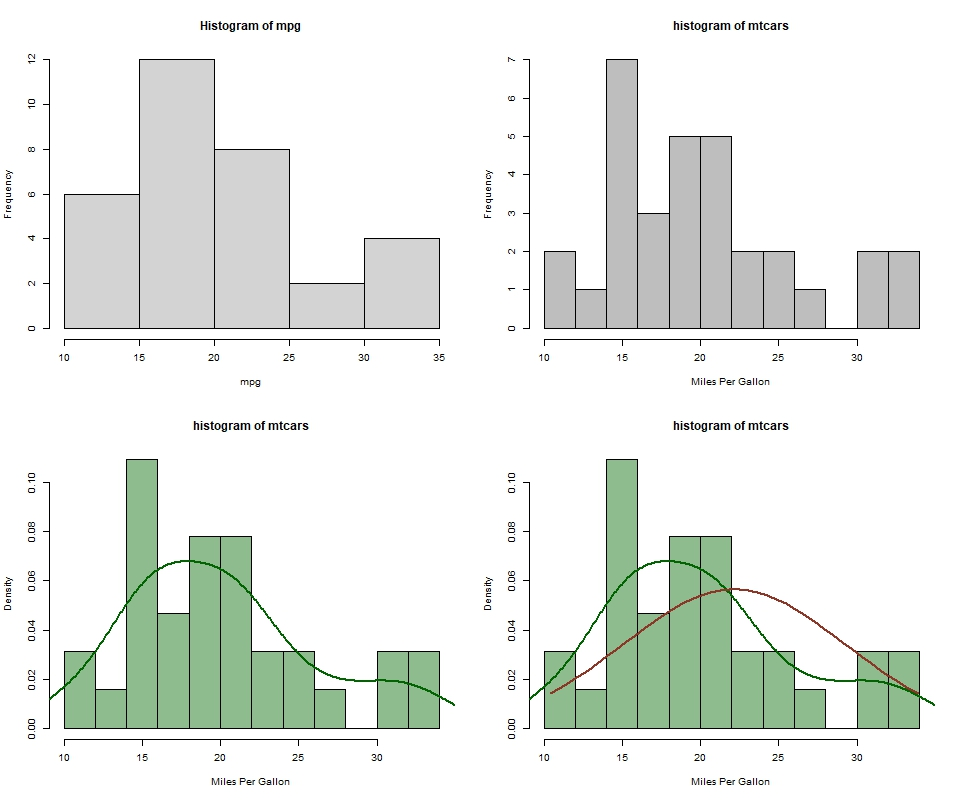

The R source for this figure:
######  hist   density   ################################################################################
mtcars
mpg=mtcars$mpg

jpeg("hist.jpeg", height=800, width=960, quality = 100)
opar=par(mfrow=c(2,2))

hist(mpg)

hist(mpg, breaks=12, col="grey", 
     xlab="Miles Per Gallon", main="histogram of mtcars")

hist(mpg, breaks=12, freq=F, col="darkseagreen", 
     xlab="Miles Per Gallon", main="histogram of mtcars")
lines(density(mpg), col="darkgreen", lwd=2)

hist(mpg, breaks=12, freq=F, col="darkseagreen", 
     xlab="Miles Per Gallon", main="histogram of mtcars")
lines(density(mpg), col="darkgreen", lwd=2)
xfit=seq(min(mpg), max(mpg), length=40)
yfit=dnorm(xfit, mean(xfit), sd(xfit))
lines(xfit, yfit, col="tomato4", lwd=2)

par(opar)
dev.off()
